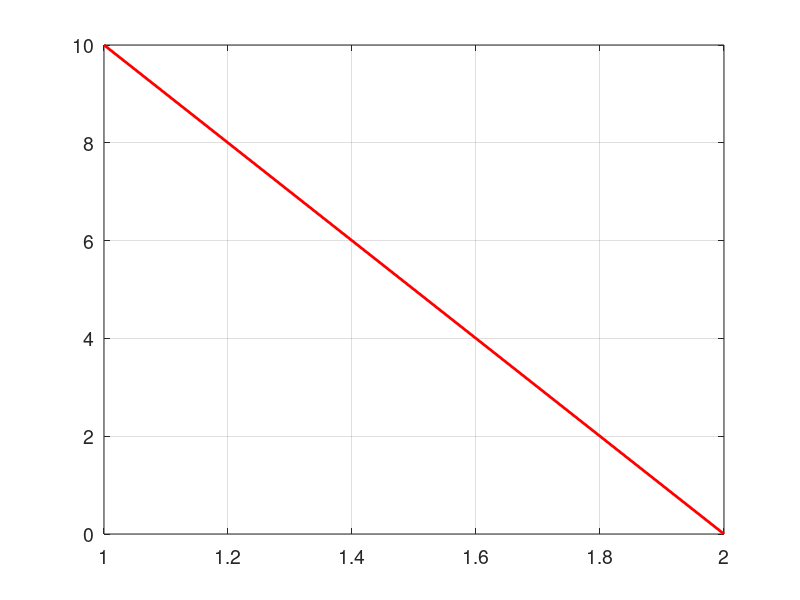

MATLAB code for this plot: (Note: this script raises an error after producing the figure.)
xl = 0;
xu = 2;
i = 1;
e(i) = 10;

while(e(i)> 0.01)
xr = (xl+xu)/2;

g_xl = xl^2-2;
g_xr = xr^2-2;
g_xu = xu^2-2;

if(g_xl*g_xr < 0)
    e(i+1) = abs(xr - xl);
end
    xu = xr;

if(g_xu*g_xr <0)
    xl = xr;
    e(i+1)= abs( xu -xr);
end
i = i + 1;
if(g_xu*g_xr == 0)
    xr = xr;
end
end

tamanio = size (e);
ite = 1:1:tamanio(2);

figure('DefaultAxesFontSize',14)
set(gcf,'color', 'white');
plot(ite,e,'color',[1 0 0],'linewidth',2);
grid on
hold on
plot(ite,x,'color',[0 0 1],'linewidth',2);
xlabel('Iterations')
ylabel('error')
legend('error')